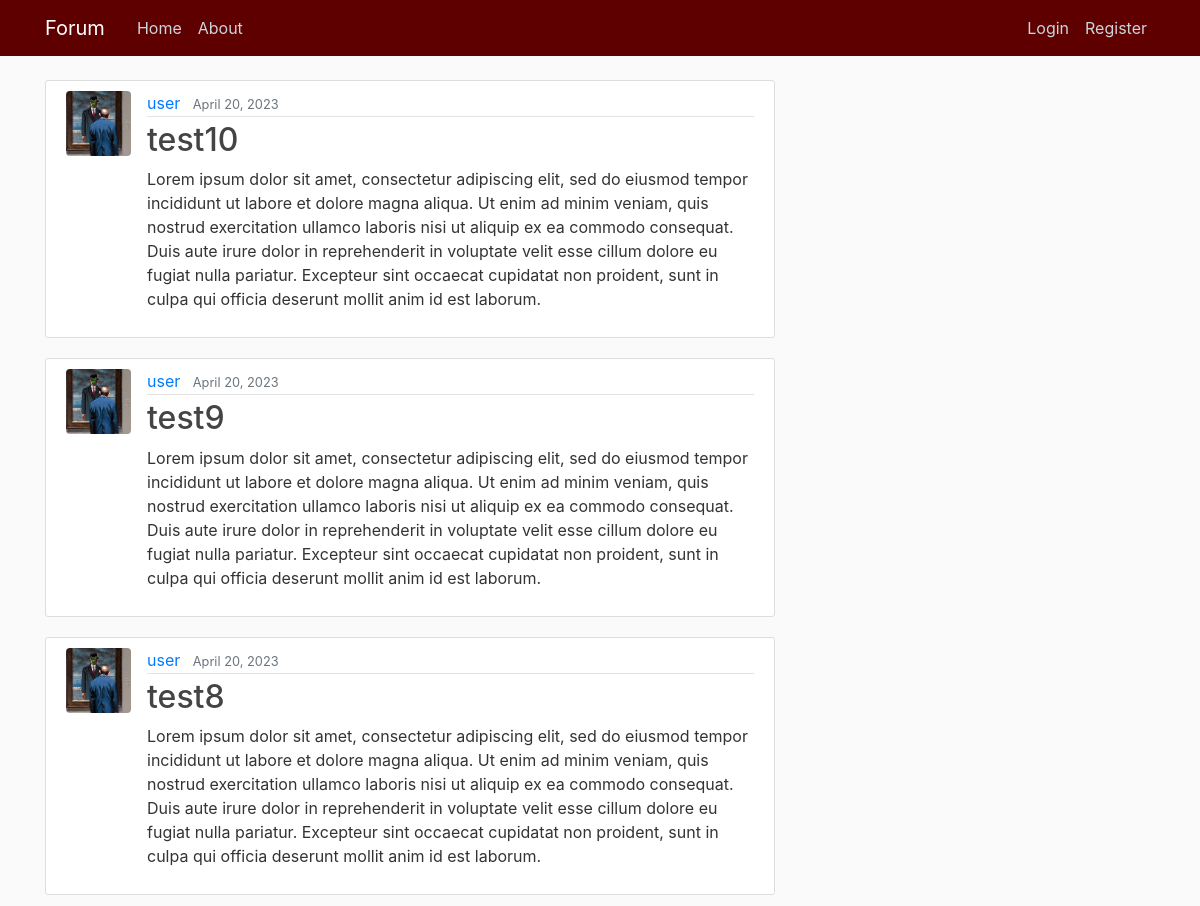
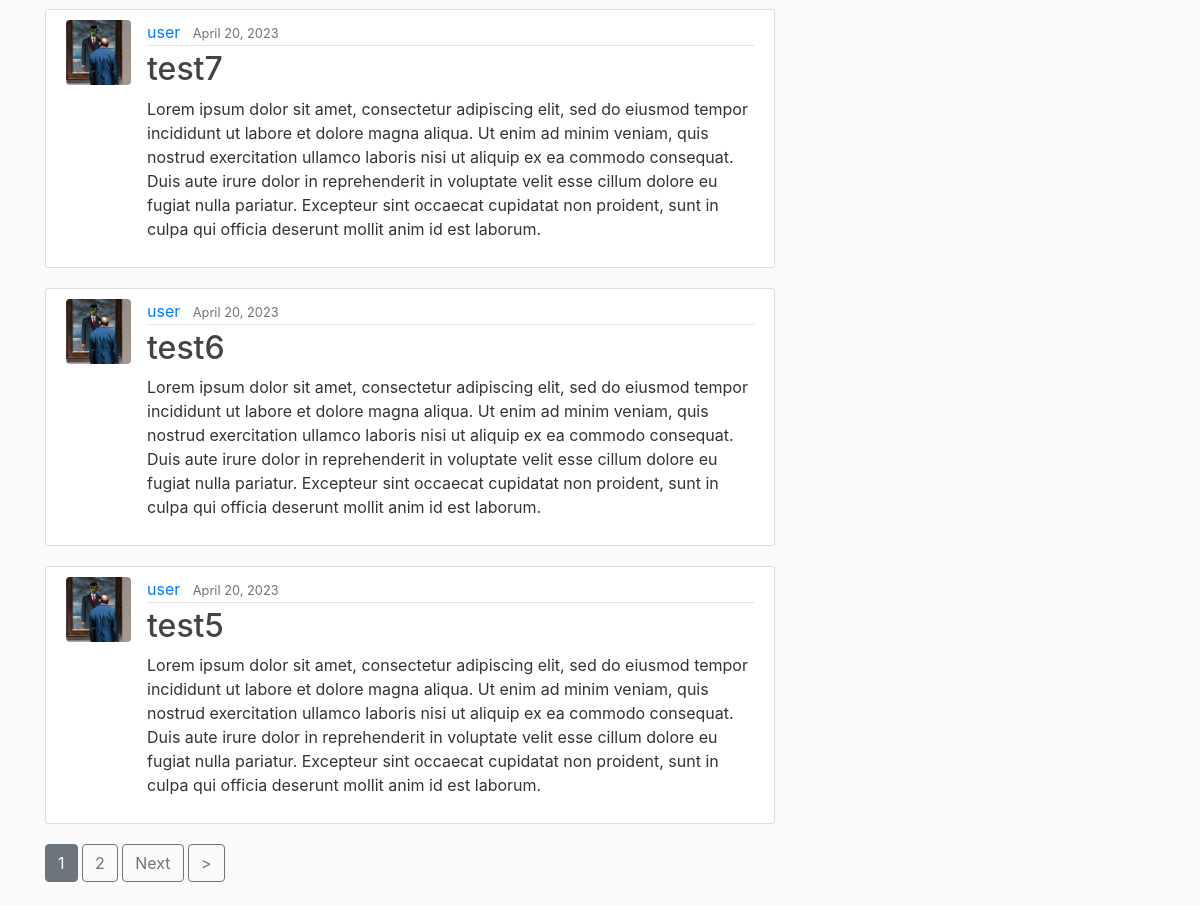
Before: / with the older database file (2 pictures, top to bottom).
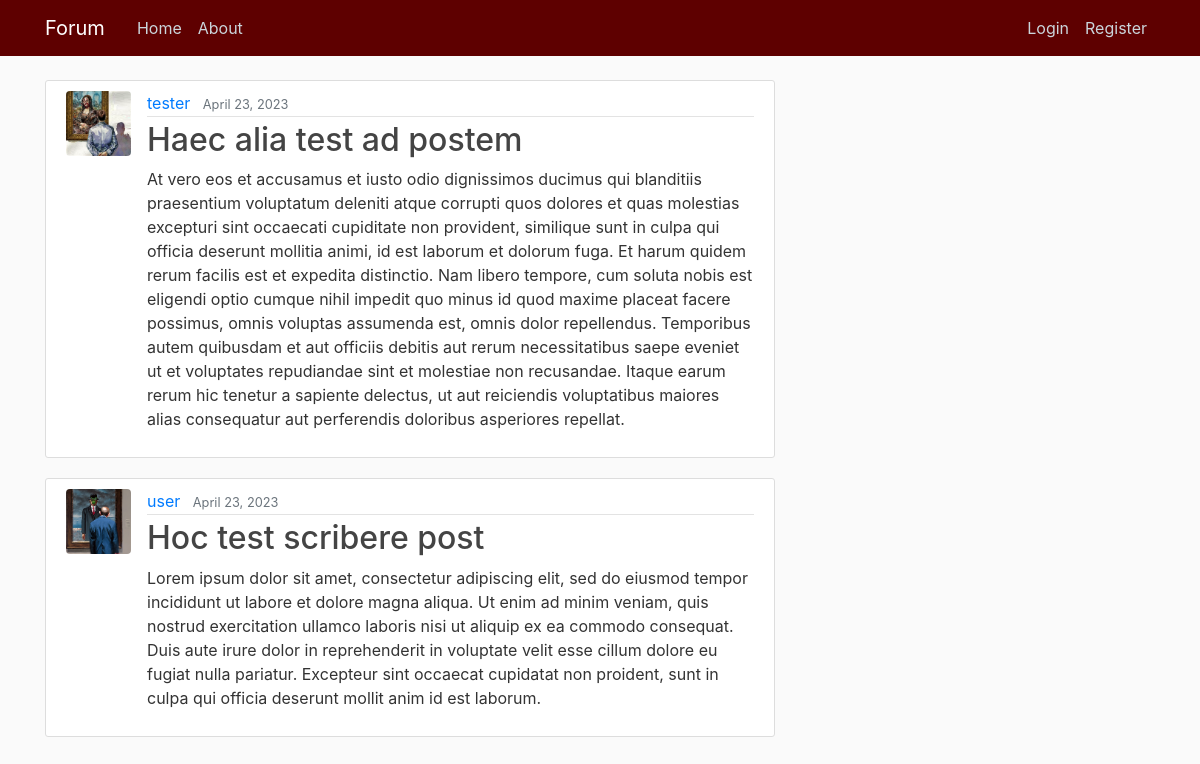
After: the same page with the newer database file.
### blog/models.py (models this page shows, shortened)
class Post(models.Model):
    title = models.CharField(max_length=150)                    # Title field for 150 characters
    content = models.TextField()                                # Text field
    date_posted = models.DateTimeField(default=timezone.now)    # Time Stamp for the defaults Time Zone
    author = models.ForeignKey(User, on_delete=models.CASCADE)  # User if User gets delete, so are its Posts

### users/models.py (models this page shows, shortened)
class Profile(models.Model):
    user = models.OneToOneField(User, on_delete=models.CASCADE)
    image = models.ImageField(default='default.png' or 'default_a', upload_to='profile_img')

### blog/views.py (the view)
# urls.py: path('', PostListView.as_view(), name='blog-home'),
class PostListView(ListView):
    model = Post
    template_name = 'blog/home.html'
    context_object_name = 'posts'
    ordering = ['-date_posted']
    paginate_by = 6

### blog/templates/blog/home.html (shortened to what this page needs)
{% extends "blog/base.html" %}
{% block content %}
    {% for post in posts %}
        <article class="media content-section">
          <img class="rounded img-frame" src="{{ post.author.profile.image.url }}" alt="">
          <div class="media-body">
            <div class="article-metadata">
              <a class="mr-2" href="{% url 'post-user' post.author.username %}">{{ post.author }}</a>
              <small class="text-muted">{{ post.date_posted|date:"N d, Y" }}</small>
            </div>
            <h2><a class="article-title" href="{% url 'post-detail' post.id %}">{{ post.title }}</a></h2>
            <p class="article-content">{{ post.content }}</p>
          </div>
        </article>
    {% endfor %}
    {% if is_paginated %}
      {% for num in page_obj.paginator.page_range %}
        {% if page_obj.number == num %}
          <a class="btn btn-secondary mb-4" href="?page={{ num }}">{{ num }}</a>
        {% elif num > page_obj.number|add:'-3' and num < page_obj.number|add:'3' %}
          <a class="btn btn-outline-secondary mb-4" href="?page={{ num }}">{{ num }}</a>
        {% endif %}
      {% endfor %}
      {% if page_obj.has_next %}
        <a class="btn btn-outline-secondary mb-4" href="?page={{ page_obj.next_page_number }}">Next</a>
        <a class="btn btn-outline-secondary mb-4" href="?page={{ page_obj.paginator.num_pages }}">></a>
      {% endif %}
    {% endif %}
{% endblock %}

### blog/templates/blog/base.html (shortened to what this page needs)
{% load static %}
<!DOCTYPE html>
<html>
<head>
    <link rel="stylesheet" href="https://maxcdn.bootstrapcdn.com/bootstrap/4.0.0/css/bootstrap.min.css">
    <link rel="stylesheet" type="text/css" href="{% static '/css/style.css' %}">
</head>
<body>
    <header class="site-header">
      <nav class="navbar navbar-expand-md navbar-dark bg-steel fixed-top">
        <div class="container">
          <a class="navbar-brand mr-4" href="{% url 'blog-home' %}">Forum</a>
          <div class="collapse navbar-collapse" id="navbarToggle">
            <div class="navbar-nav mr-auto">
              <a class="nav-item nav-link" href="{% url 'blog-home' %}">Home</a>
              <a class="nav-item nav-link" href="{% url 'blog-about' %}">About</a>
            </div>
            <div class="navbar-nav">
              {% if user.is_authenticated %}
                <a class="nav-item nav-link" href="{% url 'post-create' %}">Post</a>
                <a class="nav-item nav-link" href="{% url 'profile' %}">Profile</a>
                <a class="nav-item nav-link" href="{% url 'logout' %}">Logout</a>
              {% else %}
                <a class="nav-item nav-link" href="{% url 'login' %}">Login</a>
                <a class="nav-item nav-link" href="{% url 'register' %}">Register</a>
              {% endif %}
            </div>
          </div>
        </div>
      </nav>
    </header>
    <main role="main" class="container">
      <div class="row">
        <div class="col-md-8">
          {% block content %}
          {% endblock %}
        </div>
    </main>
</body>
</html>

### blog/static/css/style.css (style rules this page uses)
body { background: #fafafa; color: #333333; margin-top: 5rem; }
h1, h2, h3, h4, h5, h6 { color: #444444; }
.bg-steel { background-color: #5e0000; }
.site-header .navbar-nav .nav-link { color: #cbd5db; }
.content-section { background: #ffffff; padding: 10px 20px; border: 1px solid #dddddd; border-radius: 3px; margin-bottom: 20px; }
.article-title { color: #444444; }
.article-content { white-space: pre-line; }
.img-frame { height: 65px; width: 65px; margin-right: 16px; }
.article-metadata { padding-bottom: 1px; margin-bottom: 4px; border-bottom: 1px solid #e3e3e3 }

Changed rows visible on the page:
removed Post: author.profile.image (placeholder picture), author "user", date_posted "April 20, 2023", title "test10", content "Lorem ipsum dolor sit amet, consectetur adipiscing elit, sed do eiusmod tempor incididunt ut labore et dolore magna aliqua. Ut enim ad minim veniam, quis nostrud exercitation ullamco laboris nisi ut aliquip ex ea commodo consequat. Duis aute irure dolor in reprehenderit in voluptate velit esse cillum dolore eu fugiat nulla pariatur. Excepteur sint occaecat cupidatat non proident, sunt in culpa qui officia deserunt mollit anim id est laborum."
removed Post: author.profile.image (placeholder picture), author "user", date_posted "April 20, 2023", title "test9", content "Lorem ipsum dolor sit amet, consectetur adipiscing elit, sed do eiusmod tempor incididunt ut labore et dolore magna aliqua. Ut enim ad minim veniam, quis nostrud exercitation ullamco laboris nisi ut aliquip ex ea commodo consequat. Duis aute irure dolor in reprehenderit in voluptate velit esse cillum dolore eu fugiat nulla pariatur. Excepteur sint occaecat cupidatat non proident, sunt in culpa qui officia deserunt mollit anim id est laborum."
removed Post: author.profile.image (placeholder picture), author "user", date_posted "April 20, 2023", title "test8", content "Lorem ipsum dolor sit amet, consectetur adipiscing elit, sed do eiusmod tempor incididunt ut labore et dolore magna aliqua. Ut enim ad minim veniam, quis nostrud exercitation ullamco laboris nisi ut aliquip ex ea commodo consequat. Duis aute irure dolor in reprehenderit in voluptate velit esse cillum dolore eu fugiat nulla pariatur. Excepteur sint occaecat cupidatat non proident, sunt in culpa qui officia deserunt mollit anim id est laborum."
removed Post: author.profile.image (placeholder picture), author "user", date_posted "April 20, 2023", title "test7", content "Lorem ipsum dolor sit amet, consectetur adipiscing elit, sed do eiusmod tempor incididunt ut labore et dolore magna aliqua. Ut enim ad minim veniam, quis nostrud exercitation ullamco laboris nisi ut aliquip ex ea commodo consequat. Duis aute irure dolor in reprehenderit in voluptate velit esse cillum dolore eu fugiat nulla pariatur. Excepteur sint occaecat cupidatat non proident, sunt in culpa qui officia deserunt mollit anim id est laborum."
removed Post: author.profile.image (placeholder picture), author "user", date_posted "April 20, 2023", title "test6", content "Lorem ipsum dolor sit amet, consectetur adipiscing elit, sed do eiusmod tempor incididunt ut labore et dolore magna aliqua. Ut enim ad minim veniam, quis nostrud exercitation ullamco laboris nisi ut aliquip ex ea commodo consequat. Duis aute irure dolor in reprehenderit in voluptate velit esse cillum dolore eu fugiat nulla pariatur. Excepteur sint occaecat cupidatat non proident, sunt in culpa qui officia deserunt mollit anim id est laborum."
removed Post: author.profile.image (placeholder picture), author "user", date_posted "April 20, 2023", title "test5", content "Lorem ipsum dolor sit amet, consectetur adipiscing elit, sed do eiusmod tempor incididunt ut labore et dolore magna aliqua. Ut enim ad minim veniam, quis nostrud exercitation ullamco laboris nisi ut aliquip ex ea commodo consequat. Duis aute irure dolor in reprehenderit in voluptate velit esse cillum dolore eu fugiat nulla pariatur. Excepteur sint occaecat cupidatat non proident, sunt in culpa qui officia deserunt mollit anim id est laborum."
added Post: author.profile.image (placeholder picture), author "tester", date_posted "April 23, 2023", title "Haec alia test ad postem", content "At vero eos et accusamus et iusto odio dignissimos ducimus qui blanditiis praesentium voluptatum deleniti atque corrupti quos dolores et quas molestias excepturi sint occaecati cupiditate non provident, similique sunt in culpa qui officia deserunt mollitia animi, id est laborum et dolorum fuga. Et harum quidem rerum facilis est et expedita distinctio. Nam libero tempore, cum soluta nobis est eligendi optio cumque nihil impedit quo minus id quod maxime placeat facere possimus, omnis voluptas assumenda est, omnis dolor repellendus. Temporibus autem quibusdam et aut officiis debitis aut rerum necessitatibus saepe eveniet ut et voluptates repudiandae sint et molestiae non recusandae. Itaque…"
added Post: author.profile.image (placeholder picture), author "user", date_posted "April 23, 2023", title "Hoc test scribere post", content "Lorem ipsum dolor sit amet, consectetur adipiscing elit, sed do eiusmod tempor incididunt ut labore et dolore magna aliqua. Ut enim ad minim veniam, quis nostrud exercitation ullamco laboris nisi ut aliquip ex ea commodo consequat. Duis aute irure dolor in reprehenderit in voluptate velit esse cillum dolore eu fugiat nulla pariatur. Excepteur sint occaecat cupidatat non proident, sunt in culpa qui officia deserunt mollit anim id est laborum."
Other visible differences:
list line gone: "1"
list line gone: "2"
text no longer shown: "Next >"
